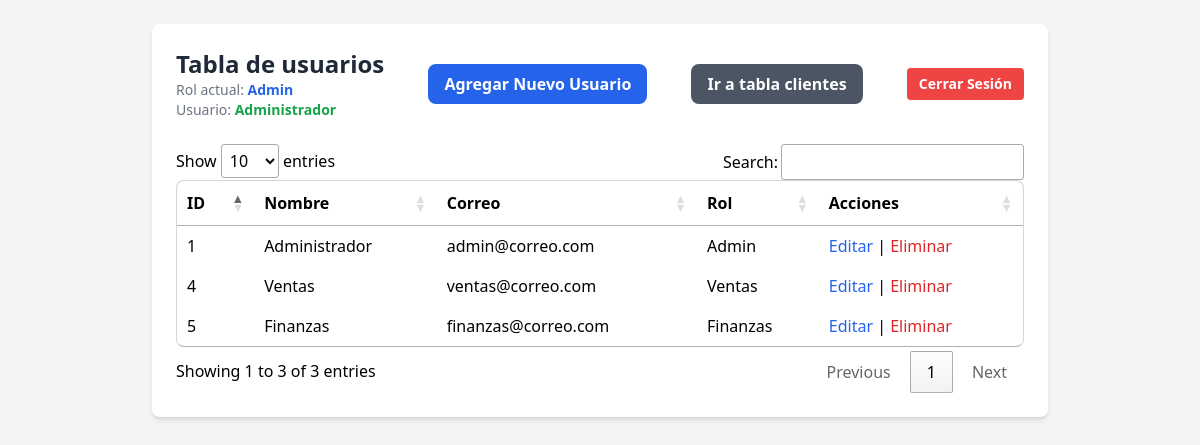
/usuarios.php (signed in), run on the app's committed database.
### tables this page shows
CREATE TABLE `usuarios` (
  `id` int(11) NOT NULL,
  `nombre` varchar(150) DEFAULT NULL,
  `correo` varchar(150) DEFAULT NULL,
  `password` varchar(150) DEFAULT NULL,
  `rol` varchar(100) DEFAULT NULL
);

### usuarios.php (the view, shortened to what this page needs)
<?php
require 'db.php';
$nombreUsuario = $_SESSION['nombre'];
$rolUsuario = $_SESSION['rol'];
$stmt = $pdo->query("SELECT * FROM usuarios ORDER BY id DESC");
$usuarios = $stmt->fetchAll(PDO::FETCH_ASSOC);
include 'recursos/header.php';
?>
<div class="max-w-4xl mx-auto bg-white shadow-md rounded-lg p-6">
    <div class="flex justify-between items-center mb-6">
        <div>
            <h2 class="text-2xl font-bold text-gray-800">Tabla de usuarios</h2>
            <p class="text-sm text-gray-500">Rol actual: <span class="font-bold text-blue-600"><?php echo htmlspecialchars($rolUsuario); ?></span></p>
            <p class="text-sm text-gray-500">Usuario: <span class="font-bold text-green-600"><?php echo htmlspecialchars($nombreUsuario); ?></span></p>
        </div>
        <a href="create-usuario.php" class="bg-blue-600 hover:bg-blue-700 text-white font-semibold px-4 py-2 rounded-lg transition">
            Agregar Nuevo Usuario</a>
         <a href="inicio.php" class="bg-gray-600 hover:bg-gray-700 text-white font-semibold px-4 py-2 rounded-lg transition">
            Ir a tabla clientes</a>
        <div class="flex items-center space-x-4">
            <a href="salir.php" class="bg-red-500 hover:bg-red-600 text-white text-sm font-semibold px-3 py-1.5 rounded transition">
                Cerrar Sesión
            </a>
        </div>
     </div>
     <div class="overflow-x-auto">
        <table id="TbUsuarios" class="auto min-w-full bg-white border border-gray-300 rounded-lg overflow-hidden">
            <thead>
                <tr>
                    <th>ID</th>
                    <th>Nombre</th>
                    <th>Correo</th>
                    <th>Rol</th>
                    <th>Acciones</th>
                </tr>
            </thead>
            <tbody>
                <?php foreach ($usuarios as $usuario): ?>
                    <tr>
                        <td><?php echo htmlspecialchars($usuario['id']); ?></td>
                        <td><?php echo htmlspecialchars($usuario['nombre']); ?></td>
                        <td><?php echo htmlspecialchars($usuario['correo']); ?></td>
                        <td><?php echo htmlspecialchars($usuario['rol']); ?></td>
                        <td>
                            <a class="text-blue-600 hover:text-blue-800" href="edit-usuario.php?id=<?php echo $usuario['id']; ?>">Editar</a> |
                            <a class="text-red-600 hover:text-red-800" href="eliminar-usuario.php?id=<?php echo $usuario['id']; ?>" onclick="return confirm('Eliminar usuario?');">Eliminar</a>
                        </td>
                    </tr>
                <?php endforeach; ?>
            </tbody>
        </table>
     </div>
        </div>
    <?php include 'recursos/footer.php'; ?>

### data on the page
usuarios: id "5", nombre "Finanzas", correo "finanzas@correo.com", rol "Finanzas"
usuarios: id "4", nombre "Ventas", correo "ventas@correo.com", rol "Ventas"
usuarios: id "1", nombre "Administrador", correo "admin@correo.com", rol "Admin"

### other printed values
$rolUsuario "Admin"
$nombreUsuario "Administrador"
